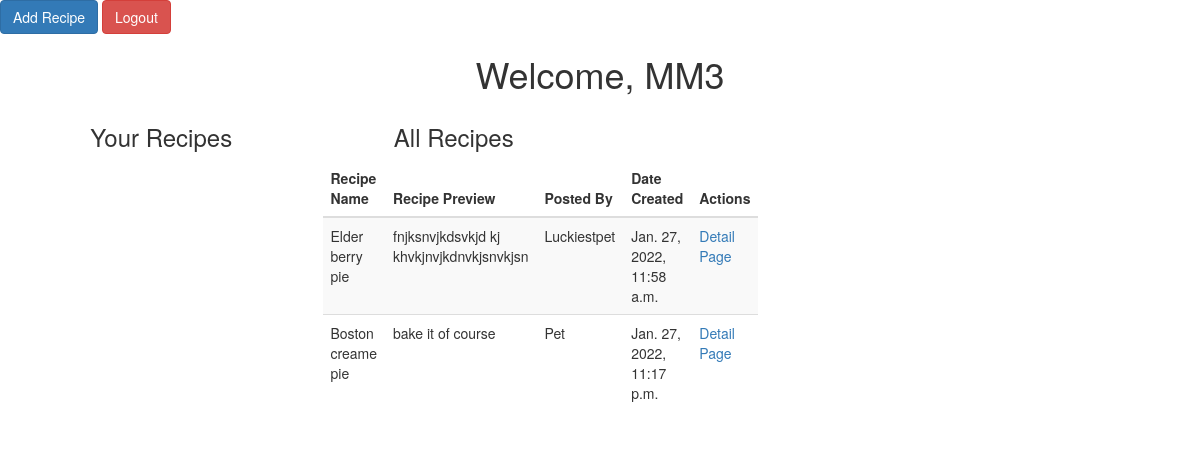
The page /dashboard (signed in) on the database its author committed.
### user_recipe_app/models.py (models this page shows)
class User(models.Model):
    nick_name = models.CharField(max_length=255)
    email = models.CharField(max_length=255)
    password = models.CharField(max_length=255)
    created_at = models.DateTimeField(auto_now_add=True)
    updated_at = models.DateTimeField(auto_now=True)
    objects = UserManager()

class Recipe(models.Model):
    recipe_name = models.CharField(max_length=255)
    recipe_ingredients = models.TextField()
    recipe_instructions = models.TextField()
    recipe_servings = models.TextField()
    recipe_cook_time = models.TextField()
    created_by_user = models.ForeignKey(User, related_name="recipes", on_delete=models.CASCADE, null=True)
    created_at = models.DateTimeField(auto_now_add=True)
    updated_at = models.DateTimeField(auto_now=True)
    objects = RecipeManager()

### user_recipe_app/views.py (the view)
# urls.py: path('dashboard', views.success, name='success'),
def success(request):
    if 'user_id' not in request.session:
        return redirect('/')
    this_user = User.objects.filter(id=request.session['user_id'])
    context = {
        'all_recipes': Recipe.objects.all(),
        'user': this_user[0],
        'user_recipes': Recipe.objects.filter(created_by_user=this_user[0]),
    }
    return render(request, 'dashboard.html', context)

### user_recipe_app/templates/dashboard.html (shortened to what this page needs)
<!DOCTYPE html>
<html lang="">
    <head>
        <link href="https://maxcdn.bootstrapcdn.com/bootstrap/3.3.7/css/bootstrap.min.css" rel="stylesheet">
    </head>
    <body>
        <nav>
            <a class="btn btn-primary" href="/add_recipe">Add Recipe</a>
            <a class="btn btn-danger" href="/logout" >Logout</a>
        </nav>
        <h1 class="text-center">Welcome, {{user.nick_name}}</h1>
        <div class="container">
            <div class="row">
                <div class="col-md-3">
                    <h3 class="text-center">Your Recipes</h3>
                </div>
                <div class="col-md-3">
                    <h3 class="text-center">All Recipes</h3>
                    <table class="table table-striped">
                        <thead>
                            <tr>
                                <th>Recipe Name</th>
                                <th>Recipe Preview</th>
                                <th>Posted By</th>
                                <th>Date Created</th>
                                <th>Actions</th>
                            </tr>
                        </thead>
                        <tbody>
                            {% for recipe in all_recipes %}
                                <tr>
                                    <td>{{recipe.recipe_name}}</td>
                                    <td>{{recipe.recipe_instructions}}</td>
                                    <td>{{recipe.created_by_user.nick_name}}</td>
                                    <td>{{recipe.created_at}}</td>
                                    <td>
                                        {% if user.id == recipe.created_by_user.id %}
                                        <a href="/recipe_detail/{{recipe.id}}">Detail Page</a>
                                        <a href="/edit_page/{{recipe.id}}">Update</a>
                                        <a href="/delete_recipe/{{recipe.id}}">Delete</a>
                                        {% else %}
                                        <a href="/recipe_detail/{{recipe.id}}">Detail Page</a>
                                        {% endif %}
                                    </td>
                                </tr>
                            {% endfor %}
                    </table>
                </div>
            </div>
        </div>
    </body>
</html>

### rows shown on the page
User: nick_name "MM3"
Recipe: recipe_name "Elder berry pie", recipe_instructions "fnjksnvjkdsvkjd kj khvkjnvjkdnvkjsnvkjsn", created_by_user.nick_name "Luckiestpet", created_at "Jan. 27, 2022, 11:58 a.m."
Recipe: recipe_name "Boston creame pie", recipe_instructions "bake it of course", created_by_user.nick_name "Pet", created_at "Jan. 27, 2022, 11:17 p.m."
